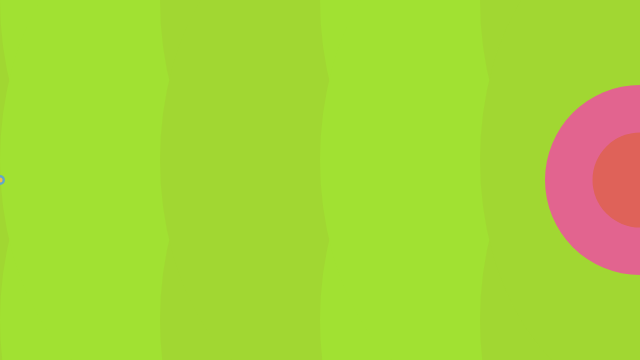
Frame 1 (no input)
Frame 60 (no input): identical to frame 1, image omitted
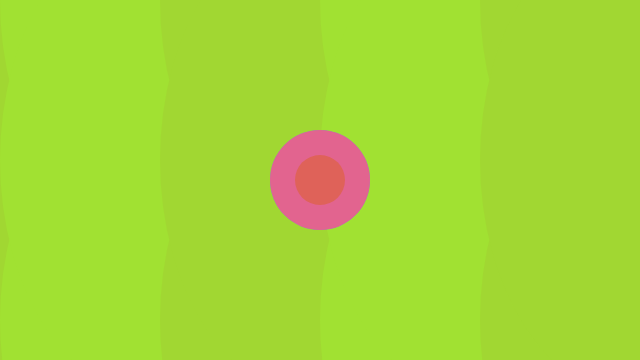
Frame 120 (the mouse pressed at the canvas centre since frame 60)

The p5.js sketch that drew these frames (run headless with seeded random() and noise() and a simulated clock; from frame 60 on, the mouse is pressed at the canvas centre):

// p5.js sketch
// ── sketch.js
var x = 100,
  y = 100,
  angle1 = 0.0,
  segLength = 50;


function setup() {
  createCanvas(640, 360);
  noStroke();



}

function draw() {
  background(161,215,50);
ellipseMode(CENTER);


  fill(161,225,50);
  ellipse(160,0,320,480);
  fill(161,225,50);
  ellipse(160,320,320,480);
  fill(161,225,50);
  ellipse(160,160,320,480);


  fill(161,215,50);
  ellipse(320,0,320,480);
  fill(161,215,50);
  ellipse(320,320,320,480);
  fill(161,215,50);
  ellipse(320,160,320,480);

  fill(161,225,50);
  ellipse(480,0,320,480);
  fill(161,225,50);
  ellipse(480,320,320,480);
  fill(161,225,50);
  ellipse(480,160,320,480);

  fill(161,215,50);
  ellipse(640,0,320,480);
  fill(161,215,50);
  ellipse(640,320,320,480);
  fill(161,215,50);
  ellipse(640,160,320,480);


  // fill(161,189,50);
  // ellipse(320,90,320);
  //
  // fill(161,100,50);
  // ellipse(480,90,320);
  //
  // fill(161,189,50);
  // ellipse(160,180,320);
  //
  // fill(161,189,50);
  // ellipse(320,270,320);
  //
  // fill(161,100,50);
  // ellipse(480,360,320);


ellipseMode(CENTER);
  fill(100, 166, 199);
  ellipse(mouseX, height/2, mouseY/2+10, mouseY/2+10);

  fill(238, 190, 65);
  ellipse(mouseX, height/2, mouseY/4+5, mouseY/4+5);

   inverseX = width-mouseX;
   inverseY = height-mouseY;

  fill(226, 100, 143);
  ellipse(inverseX, height/2, (inverseY/2)+10, (inverseY/2)+10);

  fill(223, 98, 89);
  ellipse(inverseX, height/2, (inverseY/4)+5, (inverseY/4)+5);

  // dx = mouseX - x;
  // dy = mouseY - y;
  // angle1 = atan2(dy, dx);
  // x = mouseX - (cos(angle1) * segLength);
  // y = mouseY - (sin(angle1) * segLength);
  // inverseX = width-mouseX;
  // inverseY = height-mouseY;
  //
  // segment(x, y, angle1);
  // ellipseMode(CORNER);
  // fill(255,255,255);
  // ellipse(x, y, 20);




}
// function segment(x, y, a) {
//   push();
//   translate(x, y);
//   rotate(a);
//   line(0, 0, segLength, 0);
//   pop();
// }
